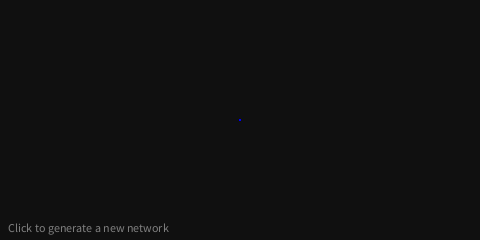
Frame 1 (no input)
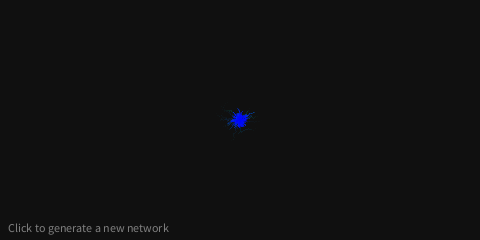
Frame 60 (the mouse pressed at the canvas centre just before this capture)
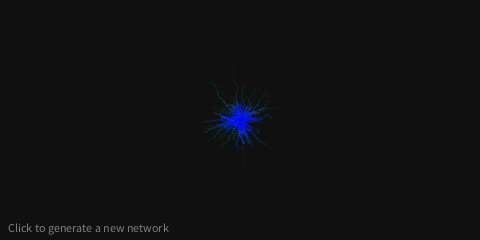
Frame 120 (the mouse held since frame 60 and released just before this capture)

The Processing sketch that drew these frames (run headless with seeded random() and noise(); from frame 60 on, the mouse is pressed at the canvas centre):

// Processing sketch: processing_105946
// ── processing_105946.pde

Boid[] boids = new Boid[96];
int colorCombo = floor(random(8));
//float[] moveRatio = {random(0.1,1),random(1,2),random(0.1,1),random(1,2)};

void setup() {
  size(480, 240);
  background(16);
   
  for (int i = 0; i < boids.length; i++) {
    boids[i] = new Boid(width/2, height/2);
  }
  
  fill(128);
  text("Click to generate a new network", 8, height - 8);
}

void draw() {  
  for (int i = 0; i < boids.length; i++) {
    boids[i].move();
    boids[i].display();    
  }  
  
}

void mouseReleased() {
  colorCombo = floor(random(8));
  fill(floor(random(2))*255);
  rect(-8,-8,width + 8, height + 8);
  for (int i = 0; i < boids.length; i++) {
    boids[i] = new Boid(mouseX, mouseY);
    }
}

class Boid {
  float x;
  float y;
  float startX;
  float startY;
  float dir = random(0, 6.28);
  float noise = random(2, 4);
  float col = random(96, 200);
  float limit = random(16,160);
  float offset = random(-96, 96);
  
  Boid(float _x, float _y) {
    x = _x;
    startX = _x;
    y = _y;
    startY = _y;
  }
  
  void move() {
    x += cos(dir + (random(noise) - noise/2) ) * map(dist(x,y, startX, startY), 0, limit, 0.1, 2);
    y += sin(dir + (random(noise) - noise/2) ) * map(dist(x,y, startX, startY), 0, limit, 0.1, 2);
    /*
    if (x > width) {x = 0;}
    if (x < 0) {x = width;}
    if (y > height) {y = 0;}
    if (y < 0) {y = height;}
    */
    if (x > startX + limit) {x = startX - limit;}
    if (x < startX - limit) {x = startX + limit;}
    if (y > startY + limit) {y = startY - limit;}
    if (y < startY - limit) {y = startY + limit;}
  }
  
  void display() {
    float alpha = map(dist(x,y, startX, startY), 0, limit, 128 + offset, 0);
    //float alpha = abs(cos(millis()/2000)*255);
    float toneStart = map(dist(x,y, startX, startY), 0, limit + offset, 255, 0);
    float toneEnd = map(dist(x,y, startX, startY), 0, limit, 0, 255);
    switch(colorCombo) {
       case 0: stroke(toneStart,0,toneEnd,alpha); break;
       case 1: stroke(toneEnd,0,toneStart,alpha); break;
       case 2: stroke(toneStart,toneEnd,0,alpha); break;
       case 3: stroke(toneEnd,toneStart,0,alpha); break;
       case 4: stroke(0,toneStart,toneEnd,alpha); break;
       case 5: stroke(0,toneEnd,toneStart,alpha); break;
       case 6: stroke(toneEnd,toneEnd,toneStart,alpha); break;
       case 7: stroke(toneStart,toneStart,toneEnd,alpha); break;               
    }
    
    point(x, y);
  }
}
